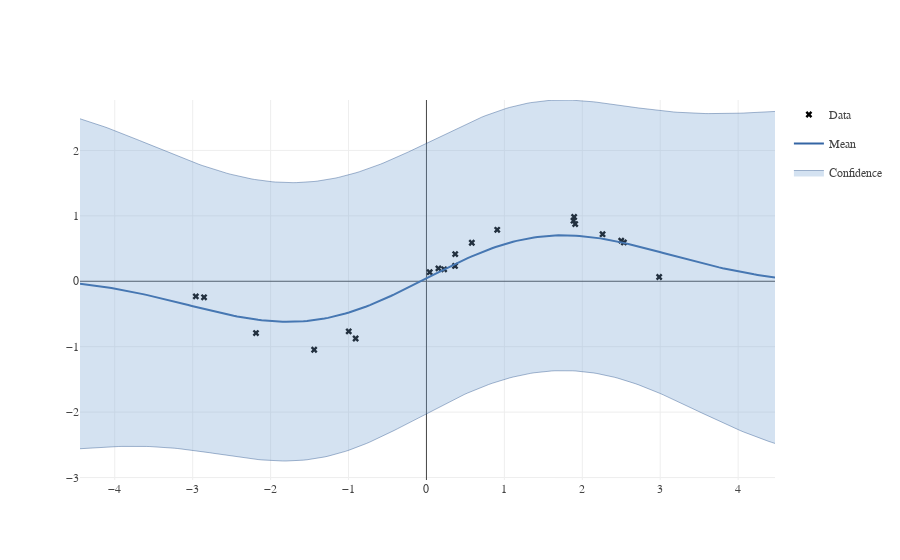

Notebook cell for this chart:
### Code cell
fig = m.plot()
GPy.plotting.show(fig, filename='basic_gp_regression_notebook')

### Figure 1 — Plotly figure (JSON) as saved in the notebook; plotly's stock layout.template omitted (floating-point values rounded to 4 significant figures; data arrays with more than 128 entries replaced by an {"elided": "..."} marker saying what was removed)
{"data": [{"marker": {"color": "black", "symbol": "x"}, "mode": "markers", "name": "Data", "showlegend": true, "type": "scatter", "uid": "bc0ce41c-500e-4642-aa0e-a5c800736118", "x": [0.9082, 1.887, 2.534, 2.5, 0.3666, -1.441, -0.9972, 2.987, 0.1536, 1.895, 0.5821, 0.04158, -0.9088, 0.2266, -2.96, 2.26, 0.3689, -2.854, 1.909, -2.188], "xaxis": "x", "y": [0.7864, 0.926, 0.593, 0.6207, 0.2344, -1.047, -0.7655, 0.06479, 0.1967, 0.9829, 0.589, 0.1387, -0.8748, 0.1828, -0.2311, 0.7192, 0.4155, -0.2451, 0.8746, -0.7913], "yaxis": "y"}, {"line": {"color": "#3465a4", "width": 2}, "mode": "lines", "name": "Mean", "showlegend": true, "type": "scatter", "uid": "55f36fef-efcf-48a2-b78a-ce12109d20f4", "x": {"elided": "200 float values"}, "xaxis": "x", "y": {"elided": "200 float values"}, "yaxis": "y"}, {"fillcolor": "rgba(114, 159, 207, 0.3)", "legendgroup": "Confidence_fill_(1,1)", "line": {"color": "#204a87", "width": 0.4}, "mode": "lines", "name": "Confidence", "opacity": 0.3, "showlegend": false, "type": "scatter", "uid": "46860b3a-0cda-4024-b790-8451934b7d8a", "x": {"elided": "200 float values"}, "xaxis": "x", "y": {"elided": "200 float values"}, "yaxis": "y"}, {"fill": "tonextx", "fillcolor": "rgba(114, 159, 207, 0.3)", "legendgroup": "Confidence_fill_(1,1)", "line": {"color": "#204a87", "width": 0.4}, "mode": "lines", "name": "Confidence", "opacity": 0.3, "showlegend": true, "type": "scatter", "uid": "f6aadb58-eb81-4d70-b99a-617e46cd6469", "x": {"elided": "200 float values"}, "xaxis": "x", "y": {"elided": "200 float values"}, "yaxis": "y"}], "layout": {"font": {"family": "Raleway, sans-serif"}, "showlegend": true, "xaxis": {"anchor": "y", "domain": [0, 1]}, "yaxis": {"anchor": "x", "domain": [0, 1]}}}
